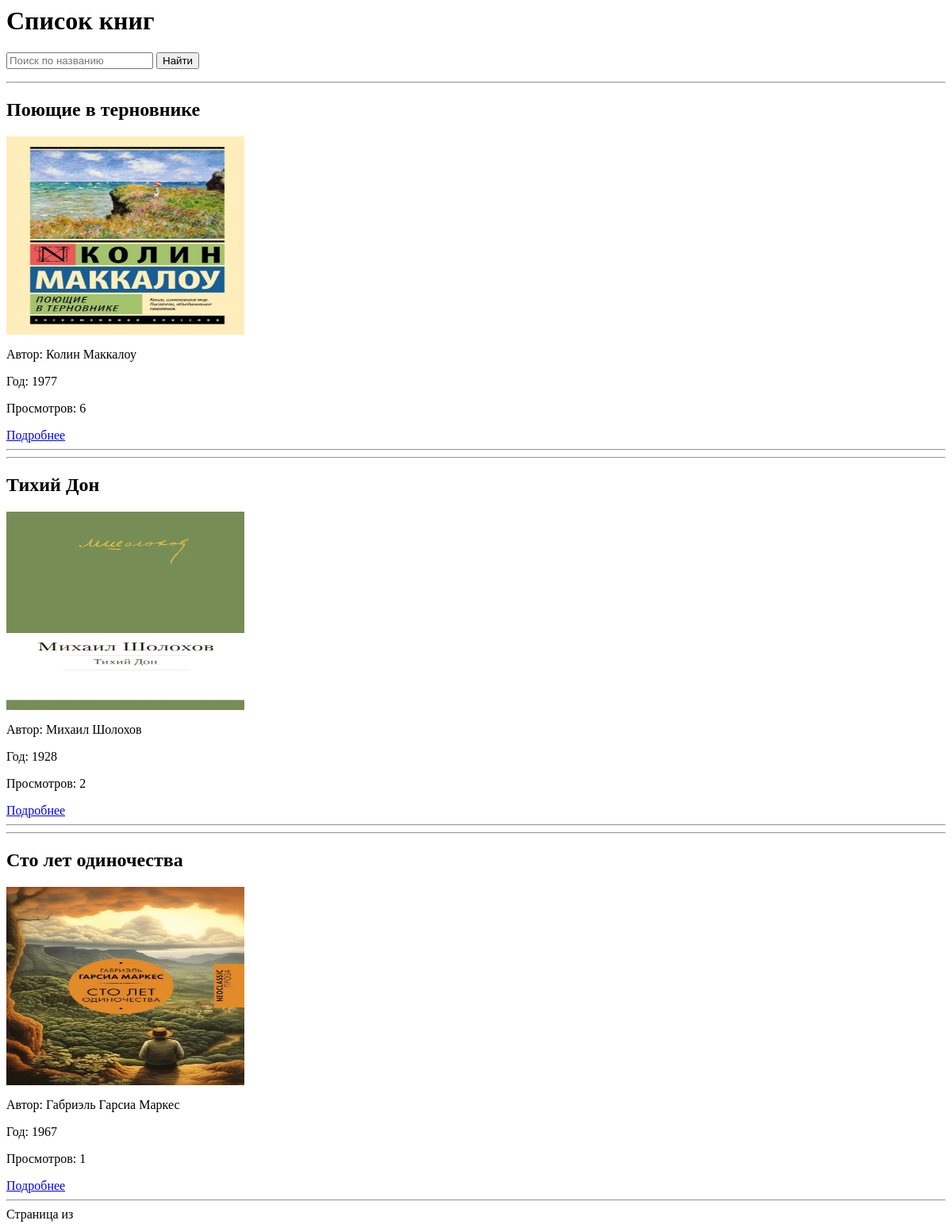
The app's page /book_list/, older data.
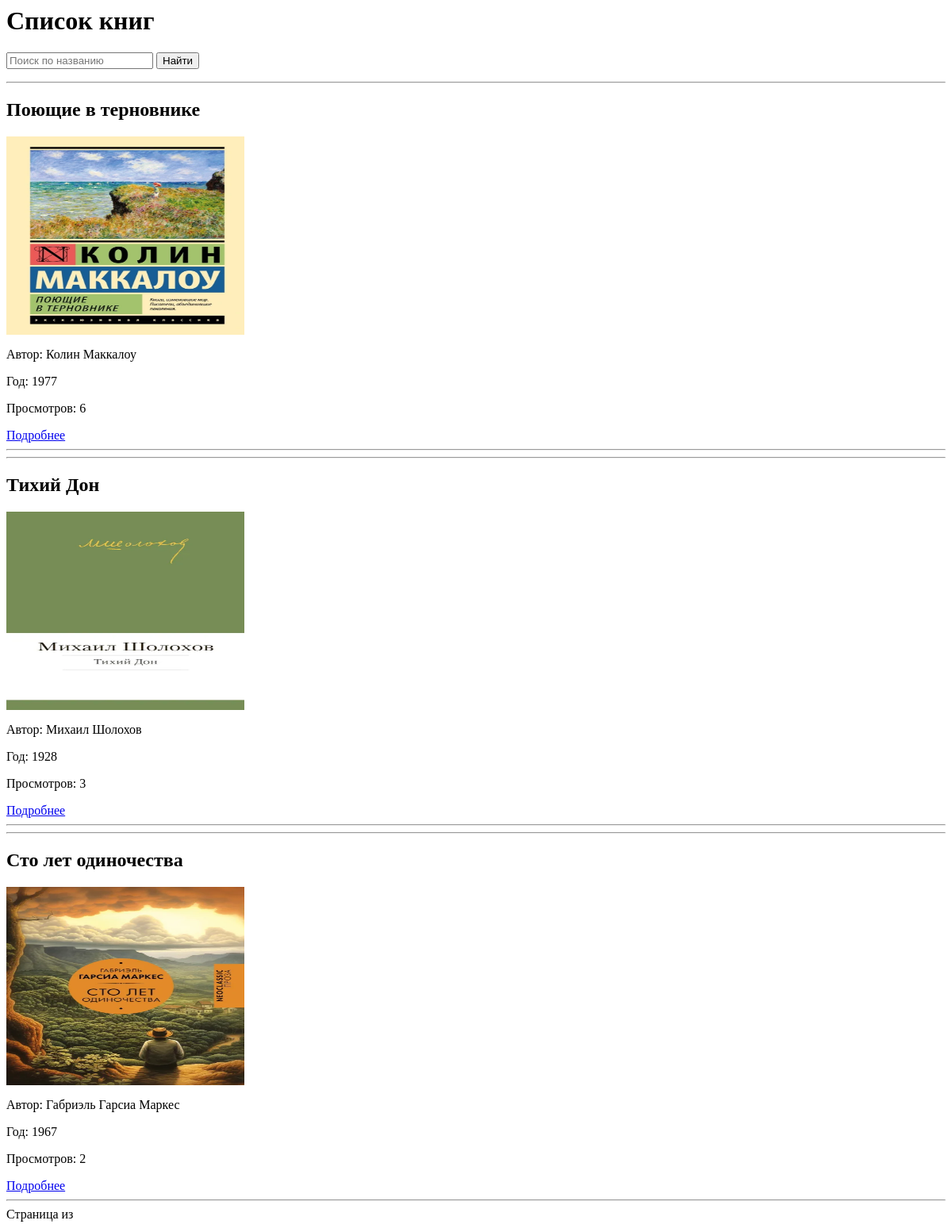
The same page, newer data.
### book/models.py (models this page shows, shortened)
class Book(models.Model):
    title = models.CharField(max_length=50)
    author = models.CharField(max_length=100)
    description = models.TextField(blank=True, null=True)
    image = models.ImageField(upload_to='book/')
    year = models.IntegerField()
    pages = models.IntegerField()
    genre = models.CharField(max_length=50)
    age = models.IntegerField()
    url_blog = models.URLField(blank=True)
    created_at = models.DateField(auto_now_add=True)
    views = models.PositiveIntegerField(default=0, null=True)

### book/views.py (the view)
# urls.py: path('book_list/', views.BookListView.as_view(), name='book_list'),
class BookListView(generic.ListView):
    template_name = 'book_lst.html'
    model = Book
    paginate_by = 3
    ordering = ['-id']
    context_object_name = 'page_obj'
    def get_queryset(self):
        queryset = self.model.objects.all().order_by('-id')
        search_query = self.request.GET.get('search')
        if search_query:
            queryset = queryset.filter(title__icontains=search_query)
        return queryset
    def get_context_data(self, **kwargs):
        context = super().get_context_data(**kwargs)
        context['search_query'] = self.request.GET.get('search', '')
        return context

### templates/book_lst.html (shortened to what this page needs)
<h1>Список книг</h1>
<form method="GET" action="">
    <input type="text" name="search" placeholder="Поиск по названию" value="{{ search_query }}">
    <button type="submit">Найти</button>
</form>
{% for i in page_obj %}
<hr>
    <h2>{{ i.title }}</h2>
    <img src="{{ i.image.url }}" alt="" width="300" height="250">
    <p>Автор: {{ i.author }}</p>
    <p>Год: {{ i.year }}</p>
    <p>Просмотров: {{ i.views }}</p>
    <a href="/book_list/{{ i.id }}/">Подробнее</a>
<hr>
{% endfor %}
<div>
    <span>Страница {{ page_obj.number }} из {{ page_obj.paginator.num_pages }}</span>
</div>

Row changes from the older to the newer data that the page shows:
changed Book "Тихий Дон": views "2" → "3"
changed Book "Сто лет одиночества": views "1" → "2"
